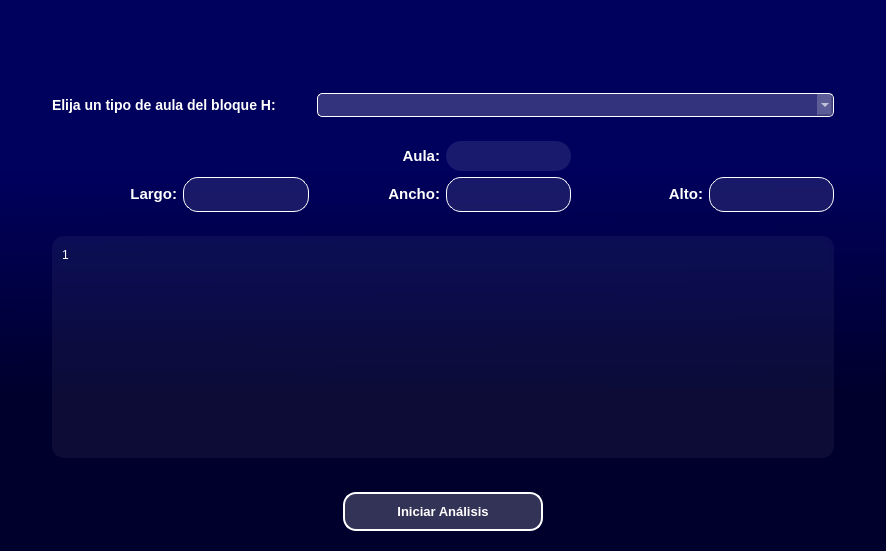
<?xml version="1.0" encoding="UTF-8"?>
<ui version="4.0">
 <class>Form</class>
 <widget class="QWidget" name="Form">
  <property name="geometry">
   <rect>
    <x>0</x>
    <y>0</y>
    <width>886</width>
    <height>551</height>
   </rect>
  </property>
  <property name="windowTitle">
   <string>Form</string>
  </property>
  <property name="styleSheet">
   <string notr="true">QWidget{
background-color: qlineargradient(spread:pad, x1:0.488, y1:0, x2:0.495, y2:1, stop:0.306818 rgba(0, 0, 93, 255), stop:0.710227 rgba(0, 0, 45, 255))
}

QFrame{
border: none}
</string>
  </property>
  <layout class="QVBoxLayout" name="verticalLayout">
   <property name="spacing">
    <number>0</number>
   </property>
   <property name="leftMargin">
    <number>0</number>
   </property>
   <property name="topMargin">
    <number>0</number>
   </property>
   <property name="rightMargin">
    <number>0</number>
   </property>
   <property name="bottomMargin">
    <number>0</number>
   </property>
   <item>
    <widget class="QScrollArea" name="scrollArea">
     <property name="styleSheet">
      <string notr="true">    QScrollBar:vertical {
        background: transparent;
        width: 8px;
        margin: 2px 0 2px 0;
    }

    QScrollBar::handle:vertical {
        background-color: rgba(100, 100, 100, 120);  /* color gris suave */
        min-height: 25px;
        border-radius: 4px;
    }

    QScrollBar::handle:vertical:hover {
        background-color: rgba(80, 80, 80, 160);  /* más oscuro al pasar el mouse */
    }

    QScrollBar::add-line:vertical, QScrollBar::sub-line:vertical {
        height: 0px;
        background: none;
    }

    QScrollBar::add-page:vertical, QScrollBar::sub-page:vertical {
        background: none;
    }

    QScrollBar:horizontal {
        background: transparent;
        height: 8px;
        margin: 0 2px 0 2px;
    }

    QScrollBar::handle:horizontal {
        background-color: rgba(100, 100, 100, 120);
        min-width: 25px;
        border-radius: 4px;
    }

    QScrollBar::handle:horizontal:hover {
        background-color: rgba(80, 80, 80, 160);
    }

    QScrollBar::add-line:horizontal, QScrollBar::sub-line:horizontal {
        width: 0px;
        background: none;
    }

    QScrollBar::add-page:horizontal, QScrollBar::sub-page:horizontal {
        background: none;
    }</string>
     </property>
     <property name="widgetResizable">
      <bool>true</bool>
     </property>
     <widget class="QWidget" name="scrollAreaWidgetContents">
      <property name="geometry">
       <rect>
        <x>0</x>
        <y>0</y>
        <width>886</width>
        <height>551</height>
       </rect>
      </property>
      <layout class="QVBoxLayout" name="verticalLayout_2">
       <property name="spacing">
        <number>0</number>
       </property>
       <property name="leftMargin">
        <number>0</number>
       </property>
       <property name="topMargin">
        <number>0</number>
       </property>
       <property name="rightMargin">
        <number>0</number>
       </property>
       <property name="bottomMargin">
        <number>0</number>
       </property>
       <item>
        <widget class="QFrame" name="frame">
         <property name="styleSheet">
          <string notr="true">QFrame{
	background-color: transparent
}
QLabel {
    color: white;  /* Letras en blanco */
    font-size: 14px;
    font-weight: bold;
}</string>
         </property>
         <property name="frameShape">
          <enum>QFrame::StyledPanel</enum>
         </property>
         <property name="frameShadow">
          <enum>QFrame::Raised</enum>
         </property>
         <layout class="QVBoxLayout" name="verticalLayout_3">
          <item>
           <widget class="QFrame" name="frameTop">
            <property name="minimumSize">
             <size>
              <width>0</width>
              <height>60</height>
             </size>
            </property>
            <property name="maximumSize">
             <size>
              <width>16777215</width>
              <height>60</height>
             </size>
            </property>
            <property name="frameShape">
             <enum>QFrame::StyledPanel</enum>
            </property>
            <property name="frameShadow">
             <enum>QFrame::Raised</enum>
            </property>
            <layout class="QHBoxLayout" name="horizontalLayout_4">
             <item>
              <widget class="QPushButton" name="botonAtras">
               <property name="minimumSize">
                <size>
                 <width>45</width>
                 <height>45</height>
                </size>
               </property>
               <property name="maximumSize">
                <size>
                 <width>45</width>
                 <height>45</height>
                </size>
               </property>
               <property name="styleSheet">
                <string notr="true">QPushButton {
    background-color: #000000ff;
	border-radius: 20px;
}
QPushButton:hover {
    background-color:  rgba(255, 255, 255, 0.4);
	border-radius: 20px;
}
QPushButton:pressed {
    background-color: white;
	border-radius: 20px;
}</string>
               </property>
               <property name="text">
                <string/>
               </property>
               <property name="icon">
                <iconset>
                 <normaloff>graficas/iconos/angulo-izquierdo.png</normaloff>graficas/iconos/angulo-izquierdo.png</iconset>
               </property>
               <property name="iconSize">
                <size>
                 <width>30</width>
                 <height>30</height>
                </size>
               </property>
              </widget>
             </item>
             <item>
              <spacer name="horizontalSpacer_3">
               <property name="orientation">
                <enum>Qt::Horizontal</enum>
               </property>
               <property name="sizeHint" stdset="0">
                <size>
                 <width>796</width>
                 <height>20</height>
                </size>
               </property>
              </spacer>
             </item>
            </layout>
           </widget>
          </item>
          <item>
           <widget class="QFrame" name="frameMedium">
            <property name="styleSheet">
             <string notr="true">QComboBox {
    background: rgba(255, 255, 255, 0.2); /* Fondo translúcido */
    border: 1px solid white; /* Borde blanco */
    border-radius: 5px; /* Esquinas redondeadas */
    color: white; /* Texto blanco */
    padding: 3px; /* Espaciado interno */
}
QComboBox QAbstractItemView {
        background-color: white;
        color: black;
        selection-background-color: lightgray;
    }

    QComboBox QScrollBar:vertical {
        border: none;
        background: #f0f0f0;
        width: 10px;
        margin: 0px 0px 0px 0px;
    }

    QComboBox QScrollBar::handle:vertical {
        background: #bfbfbf;
        min-height: 20px;
        border-radius: 4px;
    }

    QComboBox QScrollBar::handle:vertical:hover {
        background: #a6a6a6;
    }

    QComboBox QScrollBar::add-line:vertical,
    QComboBox QScrollBar::sub-line:vertical {
        height: 0px;
    }

    QComboBox QScrollBar::add-page:vertical,
    QComboBox QScrollBar::sub-page:vertical {
        background: none;
    }

</string>
            </property>
            <property name="frameShape">
             <enum>QFrame::StyledPanel</enum>
            </property>
            <property name="frameShadow">
             <enum>QFrame::Raised</enum>
            </property>
            <layout class="QHBoxLayout" name="horizontalLayout">
             <item>
              <spacer name="horizontalSpacer">
               <property name="orientation">
                <enum>Qt::Horizontal</enum>
               </property>
               <property name="sizeHint" stdset="0">
                <size>
                 <width>16</width>
                 <height>20</height>
                </size>
               </property>
              </spacer>
             </item>
             <item>
              <widget class="QFrame" name="frame_2">
               <property name="minimumSize">
                <size>
                 <width>800</width>
                 <height>0</height>
                </size>
               </property>
               <property name="frameShape">
                <enum>QFrame::StyledPanel</enum>
               </property>
               <property name="frameShadow">
                <enum>QFrame::Raised</enum>
               </property>
               <layout class="QVBoxLayout" name="verticalLayout_4">
                <property name="leftMargin">
                 <number>0</number>
                </property>
                <property name="topMargin">
                 <number>0</number>
                </property>
                <property name="rightMargin">
                 <number>0</number>
                </property>
                <property name="bottomMargin">
                 <number>0</number>
                </property>
                <item>
                 <widget class="QFrame" name="frame_3">
                  <property name="maximumSize">
                   <size>
                    <width>16777215</width>
                    <height>60</height>
                   </size>
                  </property>
                  <property name="frameShape">
                   <enum>QFrame::StyledPanel</enum>
                  </property>
                  <property name="frameShadow">
                   <enum>QFrame::Raised</enum>
                  </property>
                  <layout class="QHBoxLayout" name="horizontalLayout_2" stretch="1,2">
                   <item>
                    <widget class="QLabel" name="label">
                     <property name="maximumSize">
                      <size>
                       <width>16777215</width>
                       <height>60</height>
                      </size>
                     </property>
                     <property name="text">
                      <string>Elija un tipo de aula del bloque H:</string>
                     </property>
                    </widget>
                   </item>
                   <item>
                    <widget class="QComboBox" name="comboBox"/>
                   </item>
                  </layout>
                 </widget>
                </item>
                <item>
                 <widget class="QFrame" name="frame_4">
                  <property name="maximumSize">
                   <size>
                    <width>16777215</width>
                    <height>90</height>
                   </size>
                  </property>
                  <property name="frameShape">
                   <enum>QFrame::StyledPanel</enum>
                  </property>
                  <property name="frameShadow">
                   <enum>QFrame::Raised</enum>
                  </property>
                  <layout class="QGridLayout" name="gridLayout">
                   <item row="1" column="0">
                    <widget class="QLabel" name="label_4">
                     <property name="text">
                      <string>&lt;html&gt;&lt;head/&gt;&lt;body&gt;&lt;p align=&quot;right&quot;&gt;&lt;span style=&quot; font-size:11pt;&quot;&gt;Largo:&lt;/span&gt;&lt;/p&gt;&lt;/body&gt;&lt;/html&gt;</string>
                     </property>
                    </widget>
                   </item>
                   <item row="0" column="3">
                    <widget class="QLabel" name="labelNumeroAula">
                     <property name="minimumSize">
                      <size>
                       <width>0</width>
                       <height>30</height>
                      </size>
                     </property>
                     <property name="maximumSize">
                      <size>
                       <width>16777215</width>
                       <height>30</height>
                      </size>
                     </property>
                     <property name="styleSheet">
                      <string notr="true">
  QFrame {
    background-color: rgba(255, 255, 255, 0.1); /* Transparente con leve fondo */
    border-radius: 15px;
    padding: 9px;
}
QFrame:hover {
    background-color: rgba(255, 255, 255, 0.2);
    transform: scale(1.05);
}    
</string>
                     </property>
                     <property name="text">
                      <string> </string>
                     </property>
                    </widget>
                   </item>
                   <item row="1" column="1">
                    <widget class="QLabel" name="labelLargo">
                     <property name="minimumSize">
                      <size>
                       <width>0</width>
                       <height>35</height>
                      </size>
                     </property>
                     <property name="maximumSize">
                      <size>
                       <width>16777215</width>
                       <height>35</height>
                      </size>
                     </property>
                     <property name="styleSheet">
                      <string notr="true">
  QFrame {
    background-color: rgba(255, 255, 255, 0.1); /* Transparente con leve fondo */
    border: 1px solid white;
    border-radius: 15px;
    padding: 9px;
}
QFrame:hover {
    background-color: rgba(255, 255, 255, 0.2);
    transform: scale(1.05);
}    
</string>
                     </property>
                     <property name="text">
                      <string> </string>
                     </property>
                    </widget>
                   </item>
                   <item row="1" column="5">
                    <widget class="QLabel" name="labelAlto">
                     <property name="minimumSize">
                      <size>
                       <width>0</width>
                       <height>35</height>
                      </size>
                     </property>
                     <property name="maximumSize">
                      <size>
                       <width>16777215</width>
                       <height>35</height>
                      </size>
                     </property>
                     <property name="styleSheet">
                      <string notr="true">
  QFrame {
    background-color: rgba(255, 255, 255, 0.1); /* Transparente con leve fondo */
    border: 1px solid white;
    border-radius: 15px;
    padding: 9px;
}
QFrame:hover {
    background-color: rgba(255, 255, 255, 0.2);
    transform: scale(1.05);
}    
</string>
                     </property>
                     <property name="text">
                      <string> </string>
                     </property>
                    </widget>
                   </item>
                   <item row="1" column="2">
                    <widget class="QLabel" name="label_6">
                     <property name="text">
                      <string>&lt;html&gt;&lt;head/&gt;&lt;body&gt;&lt;p align=&quot;right&quot;&gt;&lt;span style=&quot; font-size:11pt;&quot;&gt;Ancho:&lt;/span&gt;&lt;/p&gt;&lt;/body&gt;&lt;/html&gt;</string>
                     </property>
                    </widget>
                   </item>
                   <item row="1" column="3">
                    <widget class="QLabel" name="labelAncho">
                     <property name="minimumSize">
                      <size>
                       <width>0</width>
                       <height>35</height>
                      </size>
                     </property>
                     <property name="maximumSize">
                      <size>
                       <width>16777215</width>
                       <height>35</height>
                      </size>
                     </property>
                     <property name="styleSheet">
                      <string notr="true">
  QFrame {
    background-color: rgba(255, 255, 255, 0.1); /* Transparente con leve fondo */
    border: 1px solid white;
    border-radius: 15px;
    padding: 9px;
}
QFrame:hover {
    background-color: rgba(255, 255, 255, 0.2);
    transform: scale(1.05);
}    
</string>
                     </property>
                     <property name="text">
                      <string> </string>
                     </property>
                    </widget>
                   </item>
                   <item row="1" column="4">
                    <widget class="QLabel" name="label_8">
                     <property name="text">
                      <string>&lt;html&gt;&lt;head/&gt;&lt;body&gt;&lt;p align=&quot;right&quot;&gt;&lt;span style=&quot; font-size:11pt;&quot;&gt;Alto:&lt;/span&gt;&lt;/p&gt;&lt;/body&gt;&lt;/html&gt;</string>
                     </property>
                    </widget>
                   </item>
                   <item row="0" column="2">
                    <widget class="QLabel" name="label_2">
                     <property name="text">
                      <string>&lt;html&gt;&lt;head/&gt;&lt;body&gt;&lt;p align=&quot;right&quot;&gt;&lt;span style=&quot; font-size:11pt;&quot;&gt;Aula:&lt;/span&gt;&lt;/p&gt;&lt;/body&gt;&lt;/html&gt;</string>
                     </property>
                    </widget>
                   </item>
                  </layout>
                 </widget>
                </item>
                <item>
                 <widget class="QFrame" name="frame_5">
                  <property name="styleSheet">
                   <string notr="true"/>
                  </property>
                  <property name="frameShape">
                   <enum>QFrame::StyledPanel</enum>
                  </property>
                  <property name="frameShadow">
                   <enum>QFrame::Raised</enum>
                  </property>
                  <layout class="QHBoxLayout" name="horizontalLayout_3">
                   <item>
                    <widget class="QTreeWidget" name="treeWidget">
                     <property name="styleSheet">
                      <string notr="true">QTreeWidget {
    background-color: rgba(255, 255, 255, 0.05);  /* Fondo muy suave en tonos grises */
    color: rgba(255, 255, 255, 0.8);                /* Texto en blanco suave */
    border: none;                                   /* Sin bordes */
    border-radius: 12px;                            /* Bordes redondeados */
    font-size: 12pt;                                /* Tamaño de fuente */
    padding: 5px;                                   /* Padding interno */
    transition: background-color 0.3s ease;         /* Transición suave de fondo */
}

QTreeWidget:hover {
    background-color: rgba(255, 255, 255, 0.1);    /* Fondo ligeramente más brillante */
    transform: scale(1.05);                         /* Aumento sutil de tamaño al hacer hover */
}

QTreeWidget::item {
    background-color: transparent;                  /* Fondo transparente para los ítems */
    border: none;                                   /* Sin bordes en los ítems */
    padding: 5px;                                   /* Espaciado de los ítems */
    transition: background-color 0.3s ease;         /* Transición suave para el cambio de color */
}

QTreeWidget::item:selected {
    background-color: rgba(0, 90, 141, 0.1);       /* Fondo muy sutil para el ítem seleccionado */
    color: white;                                   /* Texto blanco */
    font-weight: bold;                              /* Hacer el texto en negrita */
    border-radius: 5px;                             /* Bordes redondeados en los ítems seleccionados */
}

QTreeWidget::item:!selected {
    background-color: rgba(0, 31, 61, 0.05);        /* Fondo sutil para los ítems no seleccionados */
    color: rgba(255, 255, 255, 0.8);                /* Color blanco suave para los ítems no seleccionados */
}

QTreeWidget::header {
    background-color: rgba(0, 31, 61, 0.1);        /* Fondo sutil de los encabezados */
    color: white;                                   /* Texto blanco */
    font-size: 14pt;                                /* Tamaño de fuente del encabezado */
    border-bottom: 1px solid rgba(255, 255, 255, 0.3);  /* Línea divisoria suave */
    padding: 10px;
}

QHeaderView::section {
    background-color: rgba(0, 31, 61, 0.1);        /* Fondo suave de las secciones del encabezado */
    color: white;                                   /* Texto blanco */
    padding: 5px;
    border: none;                                   /* Sin borde en las secciones */
    border-radius: 5px;                             /* Bordes redondeados en las secciones */
    transition: background-color 0.3s ease;         /* Transición suave en las secciones */
}

QHeaderView::section:hover {
    background-color: rgba(255, 255, 255, 0.1);    /* Fondo más brillante al hacer hover */
    color: rgb(0, 31, 61);                          /* Cambio de color en el texto al hacer hover */
}</string>
                     </property>
                    </widget>
                   </item>
                  </layout>
                 </widget>
                </item>
               </layout>
              </widget>
             </item>
             <item>
              <spacer name="horizontalSpacer_2">
               <property name="orientation">
                <enum>Qt::Horizontal</enum>
               </property>
               <property name="sizeHint" stdset="0">
                <size>
                 <width>16</width>
                 <height>20</height>
                </size>
               </property>
              </spacer>
             </item>
            </layout>
           </widget>
          </item>
          <item>
           <widget class="QFrame" name="frameBottom">
            <property name="minimumSize">
             <size>
              <width>0</width>
              <height>60</height>
             </size>
            </property>
            <property name="maximumSize">
             <size>
              <width>16777215</width>
              <height>60</height>
             </size>
            </property>
            <property name="styleSheet">
             <string notr="true">QPushButton {
    background-color: rgba(255, 255, 255, 0.2);
    border: 2px solid white;
    color: white;
    font-weight: bold;
	font-size: 13px;
    border-radius: 13px;
    padding: 10px;
}
QPushButton:hover {
    background-color: rgba(255, 255, 255, 0.4);
}
QPushButton:pressed {
    background-color: white;
}</string>
            </property>
            <property name="frameShape">
             <enum>QFrame::StyledPanel</enum>
            </property>
            <property name="frameShadow">
             <enum>QFrame::Raised</enum>
            </property>
            <layout class="QHBoxLayout" name="horizontalLayout_5">
             <item>
              <spacer name="horizontalSpacer_4">
               <property name="orientation">
                <enum>Qt::Horizontal</enum>
               </property>
               <property name="sizeHint" stdset="0">
                <size>
                 <width>316</width>
                 <height>20</height>
                </size>
               </property>
              </spacer>
             </item>
             <item>
              <widget class="QPushButton" name="botonIniciarAnalisis">
               <property name="minimumSize">
                <size>
                 <width>200</width>
                 <height>0</height>
                </size>
               </property>
               <property name="maximumSize">
                <size>
                 <width>200</width>
                 <height>16777215</height>
                </size>
               </property>
               <property name="text">
                <string>Iniciar Análisis</string>
               </property>
              </widget>
             </item>
             <item>
              <spacer name="horizontalSpacer_5">
               <property name="orientation">
                <enum>Qt::Horizontal</enum>
               </property>
               <property name="sizeHint" stdset="0">
                <size>
                 <width>316</width>
                 <height>20</height>
                </size>
               </property>
              </spacer>
             </item>
            </layout>
           </widget>
          </item>
         </layout>
        </widget>
       </item>
      </layout>
     </widget>
    </widget>
   </item>
  </layout>
 </widget>
 <resources/>
 <connections/>
</ui>
